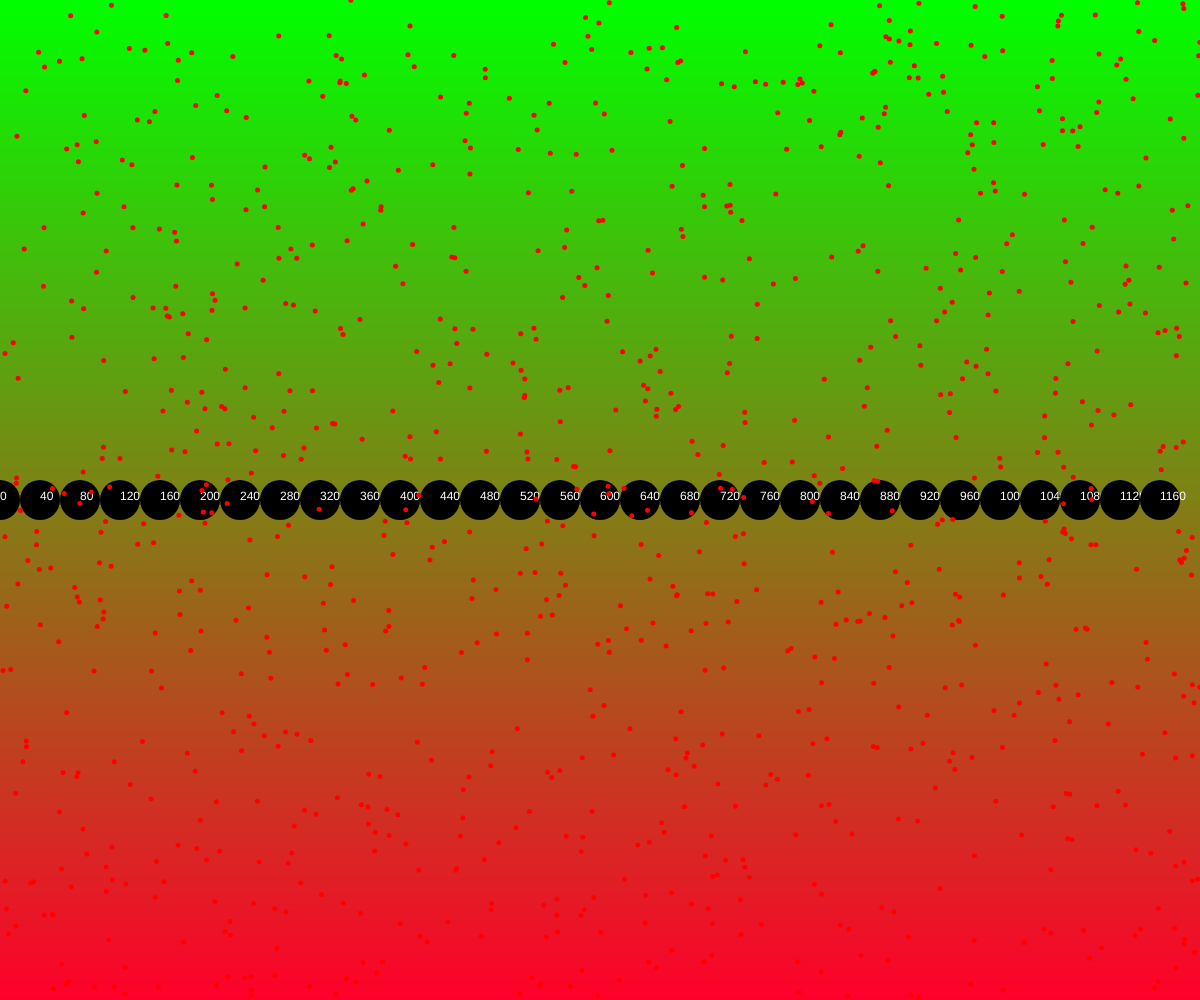
Frame 1 (no input)
Frame 60 (no input): identical to frame 1, image omitted
Frame 120 (the mouse pressed at the canvas centre since frame 60): identical to frame 1, image omitted

The p5.js sketch that drew this single still picture (run headless with seeded random() and noise() and a simulated clock; from frame 60 on, the mouse is pressed at the canvas centre):

// p5.js sketch
// ── sketch.js
// Project Title
// Mitsaal
// Sept. 19, 2024
//



function setup() {
  createCanvas(windowWidth, windowHeight);
  frameRate(100);
}

function draw() {
  myBackground();
  myForeground();

  //this is where the screen actually draws the frame
}

function myBackground(){
  //use some loops to create gradient background
  //assuming height === 800
  noStroke();
  let rectHeight = 1;
  for(let y = height; y >= 0; y -= rectHeight){
    let value = map(y,0,height,0,255);

    fill(value/1,255-value,value/6);
    rect(0,y,width,rectHeight);

  }
}

function myForeground(){
  //draw some shapes using FOR/while loops
  //var //cond. //modifiction of var
  for(let x = 0; x < width; x += 40){
    fill(0);
    circle(x, height/2, 40);
    fill(255,255,255);
    text(x, x, height/2);
  }

  //create stars
  let starCount = 0;
  randomSeed(5);
  while(starCount < 1000){
    fill(255,0,0);
    let x = random(0,width);
    let y = random(0,height);
    circle(x,y,5);
    starCount++;
  }

}
